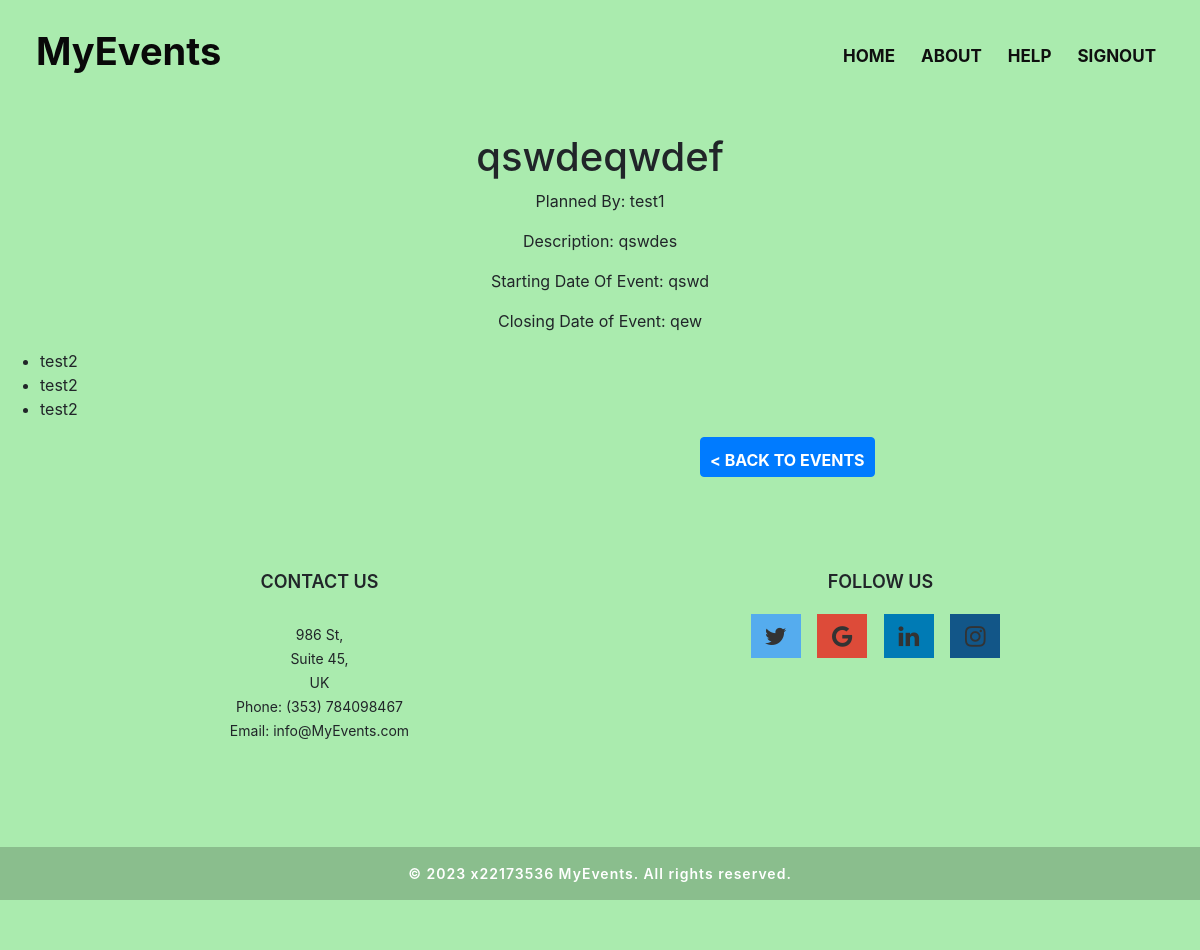
Screenshot of /destination/1 with the database file from the repository.
### eventsData/models.py (models this page shows)
class Vacations(models.Model):
    Name = models.CharField(max_length=255)
    EventStart = models.CharField(max_length=255)
    EventEnd = models.CharField(max_length=255)
    Plan = models.TextField()
    Traveler = models.ForeignKey(User, related_name= "PlacesToVisit", on_delete = models.CASCADE)
    PossibleTrips = models.ManyToManyField(User, related_name= "possible_places")
    ticket = models.CharField(max_length=255) # Add this line to include the ticket field
    created_at = models.DateTimeField(auto_now_add=True)
    updated_at = models.DateTimeField(auto_now=True)
    objects = VacationsManager()

class User(models.Model):
    Name = models.CharField(max_length=255)
    Username = models.CharField(max_length=255)
    Password = models.CharField(max_length=255)
    created_at = models.DateTimeField(auto_now_add=True)
    updated_at = models.DateTimeField(auto_now=True)
    objects = UserManager()

### eventsData/views.py (the view)
# urls.py: path("destination/<tripID>", views.tripdetails),
def tripdetails(request, tripID):
    context = {
        'trip2show' : Vacations.objects.get(id= tripID)
    }
    return render(request, "eventinfo.html", context)

### eventsData/templates/eventinfo.html (shortened to what this page needs)
<!DOCTYPE html>
<html lang="en">
<head>
    <link rel="stylesheet" href="https://cdn.jsdelivr.net/npm/bootstrap@4.5.3/dist/css/bootstrap.min.css">
  <link rel="stylesheet" href="https://cdnjs.cloudflare.com/ajax/libs/font-awesome/4.7.0/css/font-awesome.min.css">
  <link rel="stylesheet" href="https://stackpath.bootstrapcdn.com/bootstrap/4.3.1/css/bootstrap.min.css">
    <link rel="stylesheet" href="https://cdn.jsdelivr.net/npm/bootstrap@4.5.3/dist/css/bootstrap.min.css">
</head>
<header>
  <nav class="navbar navbar-expand-lg">
    <a class="navbar-brand" href="#">MyEvents</a>
    <div class="collapse navbar-collapse" id="navbarNav">
      <ul class="navbar-nav">
        <li class="nav-item active">
          <a class="nav-link" href="/events">Home</a>
        </li>
        <li class="nav-item">
          <a class="nav-link" href="/about">About</a>
        </li>
        <li class="nav-item">
          <a class="nav-link" href="#">Help</a>
        </li>
        <li class="nav-item">
            <a class="nav-link" href="/index">signout</a>
        </li>
      </ul>
    </div>
    </nav>
</header>
<body>
    <div class="a122">
    <h1>{{trip2show.Name}}</h1>
    <p>Planned By: {{trip2show.Traveler.Name}}</p>
    <p>Description: {{trip2show.Plan}}</p>
    <p>Starting Date Of Event: {{trip2show.EventStart}}</p>
    <p>Closing Date of Event: {{trip2show.EventEnd}}</p>
    <ul>
        {% for user in trip2show.PossibleTrips.all %}
        <li>{{user.Name}}</li>
        {% endfor %}
    </ul>
    <a href="/events"><button class="a44 btn btn-primary btn-med2"> < Back To Events</button></a>
</body>
<footer class="text-center text-lg-start">
    <div class="container p-4">
      <div class="row">
        <div class="col-lg-6 col-md-12 mb-4 mb-md-0">
          <h5 class="text-uppercase">Contact Us</h5>
          <p>
            986 St,<br>
            Suite 45,<br>
            UK <br>
            Phone: (353) 784098467<br>
            Email: info@MyEvents.com
          </p>
        </div>
        <div class="col-lg-6 col-md-12 mb-4 mb-md-0">
          <h5 class="text-uppercase mb-0">Follow Us</h5>
          <ul class="list-unstyled list-inline mt-3">
            <li class="list-inline-item">
  <a href="#" class="fa fa-twitter"></a>
            </li>
            <li class="list-inline-item">
                <a href="#" class="fa fa-google"></a>
            </li>
            <li class="list-inline-item">
              <a href="#" class="fa fa-linkedin"></a>
            </li>
            <li class="list-inline-item">
              <a href="#" class="fa fa-instagram"></a>
            </li>
          </ul>
        </div>
      </div>
    </div>
    <div class="text-center p-3" style="background-color: rgba(10, 10, 10, 0.2);">
      &copy; 2023 x22173536 MyEvents. All rights reserved.
    </div>
  </footer>
  </html>

### eventsData/templates/eventinfo.html (style rules this page uses)
header { background-color: #f1f3f5; padding: 10px; }
.navbar-brand { display: block; color: #090909; font-size: 38px; font-weight: bold; margin: 0 auto; width: 1200px; padding-left: 10px; }
header { background-color: #aaebae; }
.navbar-nav .nav-item.active .nav-link { color: #0f0f0f; }
.navbar-nav .nav-item .nav-link { color: #0f0f0f; }
.navbar-nav .nav-link { color: #000; font-size: 17px; font-weight: bold; text-transform: uppercase; padding: 5px; margin-top: 10px; }
.btn-primary { background-color: #007bff; border-color: #007bff; font-size: 16px; font-weight: bold; text-transform: uppercase; padding: 4px 9px; margin-left: 10px; }
.navbar-nav .nav-item { margin-right: 10px; }
.navbar-collapse { margin-left: 0; }
.fa { padding: 10px; font-size: 30px; width: 50px; text-align: center; text-decoration: none; margin: 5px 2px; }
.fa-twitter { background: #55ACEE; color: white; }
.fa-google { background: #dd4b39; color: white; }
.fa-linkedin { background: #007bb5; color: white; }
.fa-instagram { background: #125688; color: white; }
footer { background-color: #aaebae; padding-top: 50px; padding-bottom: 50px; }
footer h5 { font-size: 18px; font-weight: 600; margin-bottom: 30px; }
footer p { font-size: 14px; line-height: 24px; margin-bottom: 30px; }
footer ul li { display: inline-block; margin-right: 10px; }
footer .list-inline-item a { color: #333; font-size: 24px; transition: all .3s ease-in-out; }
footer .text-center { background-color: #1abc9c; color: #fff; font-size: 14px; font-weight: 600; letter-spacing: 1px; margin-top: 50px; }
.a44 { text-align: center; padding-top: 10px; }
h1 { text-align: center; padding-top: 30px; }
.a44 { margin-left: 700px; margin-bottom: 20px; text-align: center; }
p { text-align: center; }
.a122 { background-color: #aaebae; }

### rows the page displays
Vacations: Name "qswdeqwdef", Traveler.Name "test1", Plan "qswdes", EventStart "qswd", EventEnd "qew"
User: Name "test2"
User: Name "test2"
User: Name "test2"
